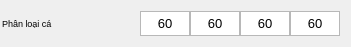
   <widget class="QWidget" name="horizontalLayoutWidget_3">
    <property name="geometry">
     <rect>
      <x>0</x>
      <y>430</y>
      <width>351</width>
      <height>31</height>
     </rect>
    </property>
    <layout class="QHBoxLayout" name="row5">
     <property name="spacing">
      <number>0</number>
     </property>
     <property name="sizeConstraint">
      <enum>QLayout::SetDefaultConstraint</enum>
     </property>
     <property name="leftMargin">
      <number>2</number>
     </property>
     <item>
      <widget class="QLabel" name="lblFishType">
       <property name="minimumSize">
        <size>
         <width>80</width>
         <height>25</height>
        </size>
       </property>
       <property name="maximumSize">
        <size>
         <width>999</width>
         <height>25</height>
        </size>
       </property>
       <property name="font">
        <font>
         <pointsize>7</pointsize>
        </font>
       </property>
       <property name="text">
        <string>Phân loại cá</string>
       </property>
      </widget>
     </item>
     <item>
      <widget class="QTextEdit" name="txtVioletFish">
       <property name="sizePolicy">
        <sizepolicy hsizetype="Preferred" vsizetype="Preferred">
         <horstretch>0</horstretch>
         <verstretch>0</verstretch>
        </sizepolicy>
       </property>
       <property name="minimumSize">
        <size>
         <width>50</width>
         <height>25</height>
        </size>
       </property>
       <property name="maximumSize">
        <size>
         <width>50</width>
         <height>25</height>
        </size>
       </property>
       <property name="font">
        <font>
         <pointsize>10</pointsize>
        </font>
       </property>
       <property name="verticalScrollBarPolicy">
        <enum>Qt::ScrollBarAlwaysOff</enum>
       </property>
       <property name="horizontalScrollBarPolicy">
        <enum>Qt::ScrollBarAlwaysOff</enum>
       </property>
       <property name="html">
        <string>&lt;!DOCTYPE HTML PUBLIC &quot;-//W3C//DTD HTML 4.0//EN&quot; &quot;http://www.w3.org/TR/REC-html40/strict.dtd&quot;&gt;
&lt;html&gt;&lt;head&gt;&lt;meta name=&quot;qrichtext&quot; content=&quot;1&quot; /&gt;&lt;style type=&quot;text/css&quot;&gt;
p, li { white-space: pre-wrap; }
&lt;/style&gt;&lt;/head&gt;&lt;body style=&quot; font-family:'MS Shell Dlg 2'; font-size:10pt; font-weight:400; font-style:normal;&quot;&gt;
&lt;p align=&quot;center&quot; style=&quot; margin-top:0px; margin-bottom:0px; margin-left:0px; margin-right:0px; -qt-block-indent:0; text-indent:0px;&quot;&gt;60&lt;/p&gt;&lt;/body&gt;&lt;/html&gt;</string>
       </property>
      </widget>
     </item>
     <item>
      <widget class="QTextEdit" name="txtBlueFish">
       <property name="sizePolicy">
        <sizepolicy hsizetype="Preferred" vsizetype="Preferred">
         <horstretch>0</horstretch>
         <verstretch>0</verstretch>
        </sizepolicy>
       </property>
       <property name="minimumSize">
        <size>
         <width>50</width>
         <height>25</height>
        </size>
       </property>
       <property name="maximumSize">
        <size>
         <width>50</width>
         <height>25</height>
        </size>
       </property>
       <property name="font">
        <font>
         <pointsize>10</pointsize>
        </font>
       </property>
       <property name="verticalScrollBarPolicy">
        <enum>Qt::ScrollBarAlwaysOff</enum>
       </property>
       <property name="horizontalScrollBarPolicy">
        <enum>Qt::ScrollBarAlwaysOff</enum>
       </property>
       <property name="html">
        <string>&lt;!DOCTYPE HTML PUBLIC &quot;-//W3C//DTD HTML 4.0//EN&quot; &quot;http://www.w3.org/TR/REC-html40/strict.dtd&quot;&gt;
&lt;html&gt;&lt;head&gt;&lt;meta name=&quot;qrichtext&quot; content=&quot;1&quot; /&gt;&lt;style type=&quot;text/css&quot;&gt;
p, li { white-space: pre-wrap; }
&lt;/style&gt;&lt;/head&gt;&lt;body style=&quot; font-family:'MS Shell Dlg 2'; font-size:10pt; font-weight:400; font-style:normal;&quot;&gt;
&lt;p align=&quot;center&quot; style=&quot; margin-top:0px; margin-bottom:0px; margin-left:0px; margin-right:0px; -qt-block-indent:0; text-indent:0px;&quot;&gt;60&lt;/p&gt;&lt;/body&gt;&lt;/html&gt;</string>
       </property>
      </widget>
     </item>
     <item>
      <widget class="QTextEdit" name="txtGreenFish">
       <property name="sizePolicy">
        <sizepolicy hsizetype="Preferred" vsizetype="Preferred">
         <horstretch>0</horstretch>
         <verstretch>0</verstretch>
        </sizepolicy>
       </property>
       <property name="minimumSize">
        <size>
         <width>50</width>
         <height>25</height>
        </size>
       </property>
       <property name="maximumSize">
        <size>
         <width>50</width>
         <height>25</height>
        </size>
       </property>
       <property name="font">
        <font>
         <pointsize>10</pointsize>
        </font>
       </property>
       <property name="verticalScrollBarPolicy">
        <enum>Qt::ScrollBarAlwaysOff</enum>
       </property>
       <property name="horizontalScrollBarPolicy">
        <enum>Qt::ScrollBarAlwaysOff</enum>
       </property>
       <property name="html">
        <string>&lt;!DOCTYPE HTML PUBLIC &quot;-//W3C//DTD HTML 4.0//EN&quot; &quot;http://www.w3.org/TR/REC-html40/strict.dtd&quot;&gt;
&lt;html&gt;&lt;head&gt;&lt;meta name=&quot;qrichtext&quot; content=&quot;1&quot; /&gt;&lt;style type=&quot;text/css&quot;&gt;
p, li { white-space: pre-wrap; }
&lt;/style&gt;&lt;/head&gt;&lt;body style=&quot; font-family:'MS Shell Dlg 2'; font-size:10pt; font-weight:400; font-style:normal;&quot;&gt;
&lt;p align=&quot;center&quot; style=&quot; margin-top:0px; margin-bottom:0px; margin-left:0px; margin-right:0px; -qt-block-indent:0; text-indent:0px;&quot;&gt;60&lt;/p&gt;&lt;/body&gt;&lt;/html&gt;</string>
       </property>
      </widget>
     </item>
     <item>
      <widget class="QTextEdit" name="txtGrayFish">
       <property name="sizePolicy">
        <sizepolicy hsizetype="Preferred" vsizetype="Preferred">
         <horstretch>0</horstretch>
         <verstretch>0</verstretch>
        </sizepolicy>
       </property>
       <property name="minimumSize">
        <size>
         <width>50</width>
         <height>25</height>
        </size>
       </property>
       <property name="maximumSize">
        <size>
         <width>50</width>
         <height>25</height>
        </size>
       </property>
       <property name="font">
        <font>
         <pointsize>10</pointsize>
        </font>
       </property>
       <property name="verticalScrollBarPolicy">
        <enum>Qt::ScrollBarAlwaysOff</enum>
       </property>
       <property name="horizontalScrollBarPolicy">
        <enum>Qt::ScrollBarAlwaysOff</enum>
       </property>
       <property name="html">
        <string>&lt;!DOCTYPE HTML PUBLIC &quot;-//W3C//DTD HTML 4.0//EN&quot; &quot;http://www.w3.org/TR/REC-html40/strict.dtd&quot;&gt;
&lt;html&gt;&lt;head&gt;&lt;meta name=&quot;qrichtext&quot; content=&quot;1&quot; /&gt;&lt;style type=&quot;text/css&quot;&gt;
p, li { white-space: pre-wrap; }
&lt;/style&gt;&lt;/head&gt;&lt;body style=&quot; font-family:'MS Shell Dlg 2'; font-size:10pt; font-weight:400; font-style:normal;&quot;&gt;
&lt;p align=&quot;center&quot; style=&quot; margin-top:0px; margin-bottom:0px; margin-left:0px; margin-right:0px; -qt-block-indent:0; text-indent:0px;&quot;&gt;60&lt;/p&gt;&lt;/body&gt;&lt;/html&gt;</string>
       </property>
      </widget>
     </item>
    </layout>
   </widget>
